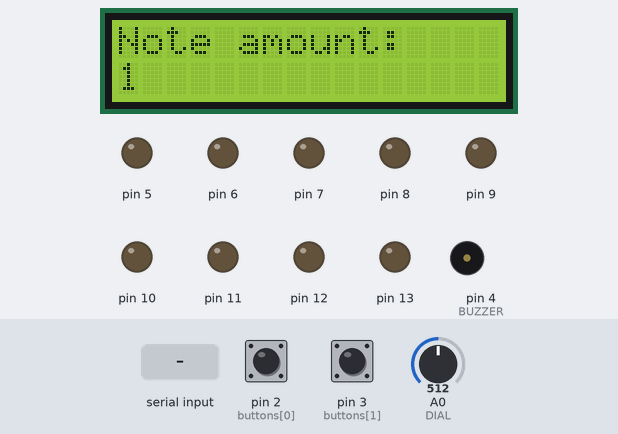
A sketch run on a simulated Arduino Uno, built with avr-gcc and run on an emulated ATmega328P. Shown: 16×2 character LCD, output pins drawn as LEDs (lit = HIGH), buzzer (waves = sounding). Dashed ring = blinking. The test bench sets the inputs (shaded band); at power-on: pin 3 (buttons[1]) LOW, pin 2 (buttons[0]) LOW, A0 (DIAL) = 512.

Above: at 5.0 s.
5.1 s: pin 3 (buttons[1]) pulled HIGH for 0.15 s
At 6.7 s:
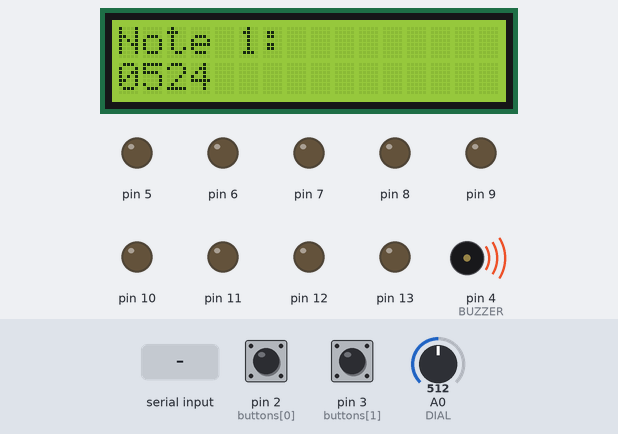
7.1 s: pin 2 (buttons[0]) pulled HIGH for 0.15 s
At 7.6 s:
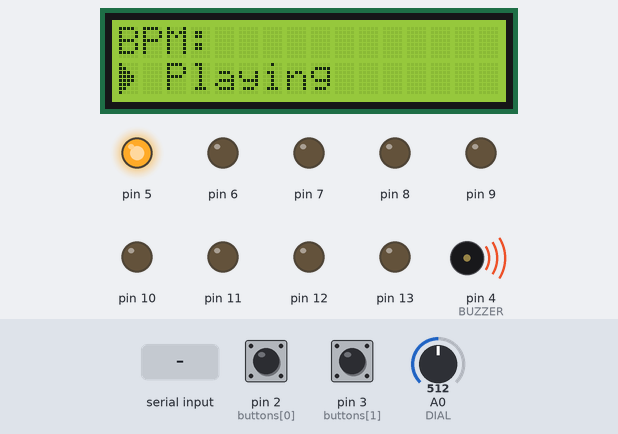
7.8 s: pin 2 (buttons[0]) pulled HIGH for 1 s
At 9.7 s:
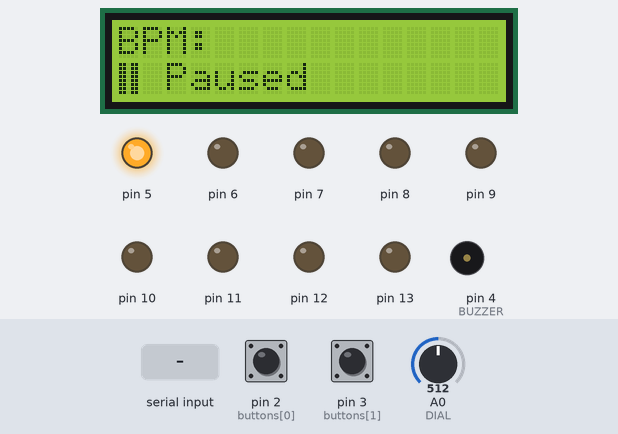
10.9 s: pin 2 (buttons[0]) pulled HIGH for 3.2 s
At 14.5 s:
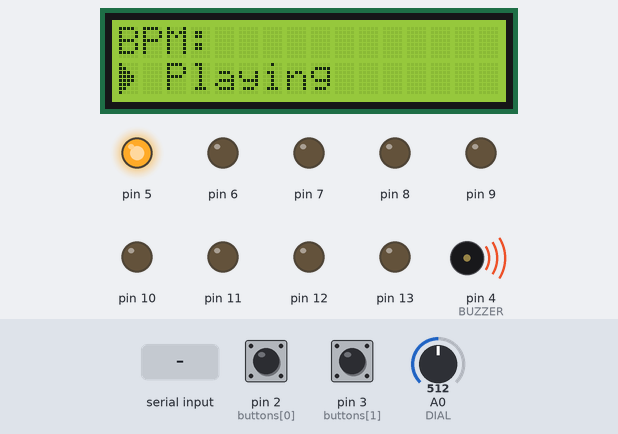
14.7 s: "play 150\n" received over Serial
At 15.09 s:
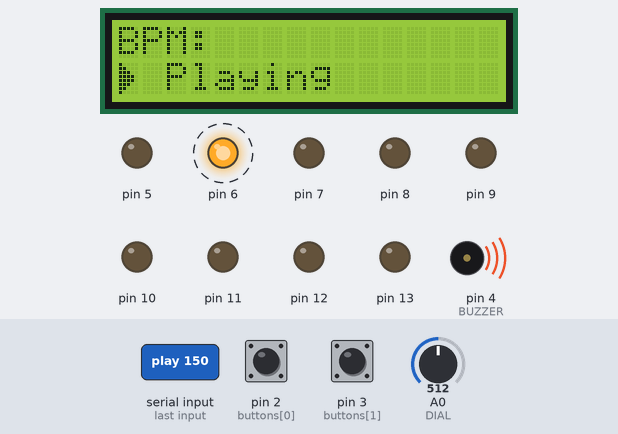
16.8 s: pin 2 (buttons[0]) pulled HIGH for 1 s
At 19.3 s:
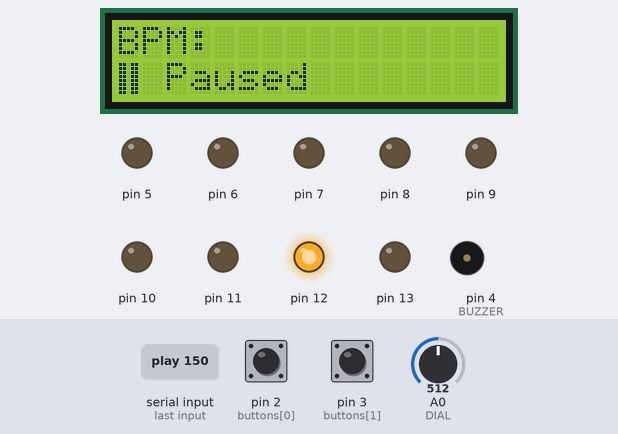
Timing chart, 0 to 20.4 s (numbered marks = the images above; inputs shaded):
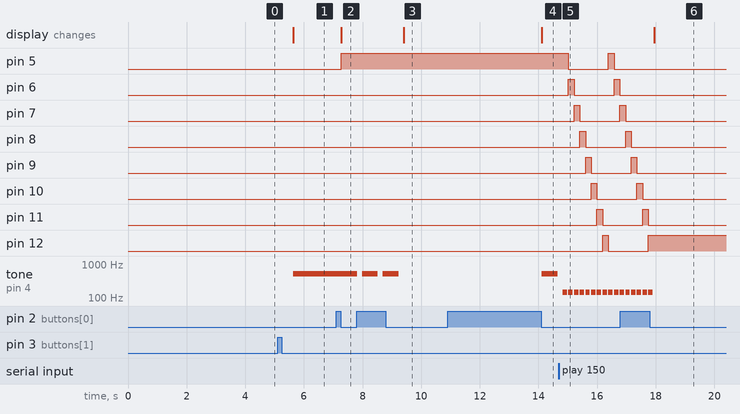

The sketch:

muino.ino
```cpp
#include "compile_settings.hpp"

#ifdef HAS_EEPROM
#include <EEPROM.h>
#endif // HAS_EEPROM
#include <LiquidCrystal_I2C.h>

#ifdef HAS_CONTROLS
volatile bool isr[2] = { false }; // If ISR has occurred since last button read
#endif // HAS_CONTROLS

int note_amount = 1;
int notes[MAX_NOTE_AMT]; // Frequencies of notes in the melody

uint8_t pausechar[8] = {
    B11011,
    B11011,
    B11011,
    B11011,
    B11011,
    B11011,
    B11011,
    B11011
};
uint8_t playchar[8] = {
    B10000,
    B11000,
    B11100,
    B11110,
    B11110,
    B11100,
    B11000,
    B10000
};

LiquidCrystal_I2C lcd(LCD_I2C, 16, 2);

void setup() {
    Serial.begin(9600);

    // Lights setup
    for (byte i = FIRST_LIGHT; i <= FIRST_LIGHT + 8; i++) {
        pinMode(i, OUTPUT);
    }

    // LCD setup
    lcd.init();
    lcd.createChar(0, pausechar);
    lcd.createChar(1, playchar);
    lcd.backlight();

    int prev_frequency;
    int frequency;
    char freq_str[5];

#ifdef HAS_EEPROM
    // If there is data to read, set note info to that data
    int res = 0;
    if (EEPROM.get(0, res) == -69) {
        EEPROM.get(sizeof(int), note_amount);
        for (byte i = 0; i < note_amount; i++) {
            EEPROM.get((i + 3) * sizeof(int), notes[i]);
        }
        EEPROM.get(sizeof(int) * 2, res);
        playNotes(notes, note_amount, res);
        return;
    }
#endif // HAS_EEPROM

#ifdef HAS_CONTROLS
    // Controls setup
    for (byte i = 0; i < 2; i++) {
        pinMode(buttons[i], INPUT);
    }
    pinMode(BUZZER, OUTPUT);
    attachInterrupt(digitalPinToInterrupt(buttons[0]), button0ISR, RISING);
    attachInterrupt(digitalPinToInterrupt(buttons[1]), button1ISR, RISING);

    // Get amount of notes in melody (button 0 presses before button 1 pressed + 1)
    lcd.home();
    lcd.print("Note amount:");
    while (!buttonPressed(1)) {
        lcd.setCursor(0, 1);
        lcd.print(String(note_amount));
        if (buttonPressed(0)) {
            note_amount++;
            if (note_amount == MAX_NOTE_AMT) {
                break;
            }
        }
    }

    // Get note frequencies / rests
    lcd.clear();
    lcd.home();
    lcd.print("Note 1:");
    for (byte i = 0; i < note_amount; i++) {
        lcd.setCursor(0, 1);

        while (!buttonPressed(0)) {
            if (buttonPressed(1)) {
                frequency = 0;
                break;
            }
            frequency = averagedDialRead() + 31;
            if (frequency != prev_frequency) {
                sprintf(freq_str, "%.4d", frequency);
                lcd.print(freq_str);
                tone(4, frequency);
                lcd.setCursor(0, 1);
                prev_frequency = frequency;
            }
        }

        notes[i] = frequency;
        lcd.setCursor(5, 0);
        lcd.print(String(i + 2));
    }
#endif // HAS_CONTROLS

    lcd.clear();
    lcd.home();
    lcd.print("BPM:");
    setLCDPlayingStatus(1);
}

void loop() {
#ifdef HAS_CONTROLS
    playNotes(notes, note_amount, 1054 - analogRead(DIAL));
#endif // HAS_CONTROLS
}

void serialEvent() {
    // Read from serial
    String line = "";
    while (Serial.available() > 0) {
        line += (char) Serial.read();
    }
    line.trim();
    // Process command
    int data[MAX_NOTE_AMT + 2];
    parseNoteData(data, line.substring(line.indexOf(' ')));

    if (line.startsWith("play")) {
        note_amount = data[0];
        for (byte i = 0; i < note_amount; i++) {
            notes[i] = data[i + 2];
        }
        playNotes(notes, note_amount, data[1]);
        return;
    }
#ifdef HAS_EEPROM
    if (line.startsWith("save")) {
        // Write data to EEPROM, will be loaded on next restart
        size_t addr = 0;
        EEPROM.put(addr, -69); // Number indicating there is data to read
        for (byte i = 0; i < data[0] + 2; i++) {
            addr += sizeof(int);
            EEPROM.put(addr, data[i]);
        }
        return;
    }
    if (line.startsWith("reset")) {
        EEPROM.put(0, 0);
        return;
    }
#endif // HAS_EEPROM
}

/* Loads note data from string of numbers separated by semicolons.
 * First number is amount of notes, second is BPM, rest is note frequencies. */
void parseNoteData(int* buf, String str) {
    buf[0] = str.toInt();
    if (buf[0] > MAX_NOTE_AMT) {
        buf[0] = MAX_NOTE_AMT;
    }
    for (byte i = 1; i < buf[0] + 2; i++) {
        str.remove(0, str.indexOf(';') + 1);
        buf[i] = str.toInt();
    }
}

/* Plays a sequence of notes. */
void playNotes(int* notes, int amount, int duration) {
    const int note_pause = duration * 1.3;

    // Print BPM
    char bpm[4];
    sprintf(bpm, "%(5).1f", 30000.0 / duration);
    lcd.setCursor(5, 0);
    lcd.print(bpm);

    for (byte i = 0; i < amount; i++) {
#ifdef HAS_CONTROLS
        // Check if pause button pressed
        if (buttonPressed(0)) {
            setLCDPlayingStatus(0);
            while (!buttonPressed(0)); // Wait until pressed again
            setLCDPlayingStatus(1);
        }
#endif // HAS_CONTROLS

        // Play note
        if (notes[i] != 0) {
            tone(4, notes[i], duration);
        }
        lightOn(i);
        delay(note_pause);
    }
}

/* Prints the status on the second row of the LCD.
 * playing must be 0 or 1. */
void setLCDPlayingStatus(byte playing) {
    lcd.setCursor(0, 1);
    lcd.write(playing);
    lcd.setCursor(2, 1);
    lcd.print(playing ? "Playing" : "Paused ");
}

/* Turns off the light previously given to the function if required, turns on the one
 * given.  Wraps around to control 8 lights. */
void lightOn(byte i) {
    static byte previous = 0;

    if (previous != 0) {
        digitalWrite(previous, LOW);
    }

    previous = i % 8 + FIRST_LIGHT;
    digitalWrite(previous, HIGH);
}

#ifdef HAS_CONTROLS
/* Returns average of potentiometer reads to reduce fluctuation. */
int averagedDialRead() {
    static int read_avg = 0;
    read_avg = read_avg * 0.95 + analogRead(DIAL) * 0.05;
    return read_avg;
}

/* Returns if button has been pressed, with debouncing.
 * i must be 0 or 1. */
bool buttonPressed(byte i) {
    static bool switch_pending[2] = { false };
    static long int timer[2];
    if (isr[i]) {
        if (digitalRead(buttons[i]) == HIGH) {
            switch_pending[i] = true;
            timer[i] = millis();
        } else if (switch_pending[i] && millis() - timer[i] >= DEBOUNCE_MS) {
            switch_pending[i] = false;
            isr[i] = false;
            return true;
        }
    }
    return false;
}

/* ISRs, on mode RISING for buttons[0] / buttons[1] pins. */
void button0ISR() {
    if (!isr[0] && digitalRead(buttons[0]) == HIGH) {
        isr[0] = true;
    }
}
void button1ISR() {
    if (!isr[1] && digitalRead(buttons[1]) == HIGH) {
        isr[1] = true;
    }
}
#endif // HAS_CONTROLS
```

compile_settings.hpp
```cpp
#ifndef COMPILE_SETTINGS_H
#define COMPILE_SETTINGS_H

#define LCD_I2C 0x27 // I2C address of the LCD screen

#define BUZZER 4 // Pin the buzzer is on

#define FIRST_LIGHT 5 // Pin the first light is on
                      // The rest of the lights will be the 7 pins after
                      // (for example if FIRST_LIGHT is 5 the lights will be 5-12)

#define MAX_NOTE_AMT 256 // Maximum amount of notes in a melody

#define DEBOUNCE_MS 10 // Millisecond delay required between valid button presses

#define HAS_EEPROM // If your board does not have EEPROM
                   // or you don't want melody saving features
                   // remove or comment out this line.
#define HAS_CONTROLS // If you have not set up the 2 buttons & potentiometer,
                     // remove or comment out this line.

#ifdef HAS_CONTROLS
const int buttons[2] = { 2, 3 }; // Pins the buttons are on
#define DIAL A0 // Pin the potentiometer is on
#endif // HAS_CONTROLS

#endif // COMPILE_SETTINGS_H
```

Measured:
- after the input at 5.1 s, tone on pin 4 (BUZZER): silent → 524 Hz after 0.53 s; the display: changes after 0.53 s (image 1)
- after the input at 7.1 s, pin 5: LOW → HIGH after 0.18 s; the display: changes after 0.18 s (image 2)
- after the input at 7.8 s, tone on pin 4 (BUZZER): goes on until 9.2 s, then stays silent; the display: changes after 1.6 s (image 3)
- after the input at 10.9 s, tone on pin 4 (BUZZER): silent → 524 Hz after 3.2 s, → silent 0.54 s later; the display: changes after 3.2 s (image 4)
- after the input at 14.7 s, pin 5: HIGH → LOW after 0.32 s, → HIGH 1.4 s later, → LOW 0.20 s later; pin 6: alternates HIGH for 0.20 s and LOW for 1.4 s, starting after 0.32 s; pin 7: LOW → HIGH after 0.52 s, → LOW 0.20 s later, → HIGH 1.4 s later; pin 8: LOW → HIGH after 0.71 s, → LOW 0.20 s later; pin 9: LOW → HIGH after 0.91 s, → LOW 0.20 s later
- after the input at 16.8 s, pin 5, pin 6: stops changing and stays LOW; pin 7: goes on until 17.0 s, then stays LOW; pin 8: goes on until 17.2 s, then stays LOW; pin 9: goes on until 17.4 s, then stays LOW; pin 10: goes on until 17.6 s, then stays LOW; the display: changes after 1.2 s (image 6)
